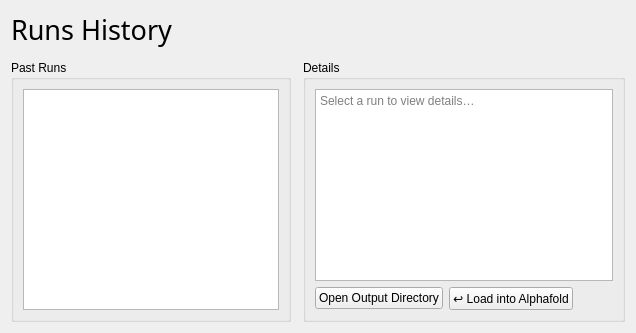
      <widget class="QWidget" name="pageRuns">
       <layout class="QVBoxLayout" name="runsPageLayout">
        <property name="spacing">
         <number>12</number>
        </property>
        <item>
         <widget class="QLabel" name="runsHeader">
          <property name="font">
           <font>
            <family>Arial Black</family>
            <pointsize>20</pointsize>
           </font>
          </property>
          <property name="text">
           <string>Runs History</string>
          </property>
         </widget>
        </item>
        <item>
         <layout class="QHBoxLayout" name="runsMainRow">
          <item>
           <widget class="QGroupBox" name="runsListGroup">
            <property name="title">
             <string>Past Runs</string>
            </property>
            <layout class="QVBoxLayout" name="runsListLayout">
             <item>
              <widget class="QListWidget" name="runsList"/>
             </item>
            </layout>
           </widget>
          </item>
          <item>
           <widget class="QGroupBox" name="runDetailsGroup">
            <property name="title">
             <string>Details</string>
            </property>
            <layout class="QVBoxLayout" name="runDetailsLayout">
             <item>
              <widget class="QPlainTextEdit" name="runDetailsText">
               <property name="readOnly">
                <bool>true</bool>
               </property>
               <property name="placeholderText">
                <string>Select a run to view details…</string>
               </property>
              </widget>
             </item>
             <item>
              <layout class="QHBoxLayout" name="runDetailsButtonsRow">
               <item>
                <widget class="QPushButton" name="runsOpenOutputButton">
                 <property name="text">
                  <string>Open Output Directory</string>
                 </property>
                </widget>
               </item>
               <item>
                <widget class="QPushButton" name="runsLoadToAlphafoldButton">
                 <property name="text">
                  <string>↩ Load into Alphafold</string>
                 </property>
                </widget>
               </item>
               <item>
                <spacer name="runDetailsButtonsSpacer">
                 <property name="orientation">
                  <enum>Qt::Horizontal</enum>
                 </property>
                 <property name="sizeHint" stdset="0">
                  <size>
                   <width>40</width>
                   <height>20</height>
                  </size>
                 </property>
                </spacer>
               </item>
              </layout>
             </item>
            </layout>
           </widget>
          </item>
         </layout>
        </item>
       </layout>
      </widget>
